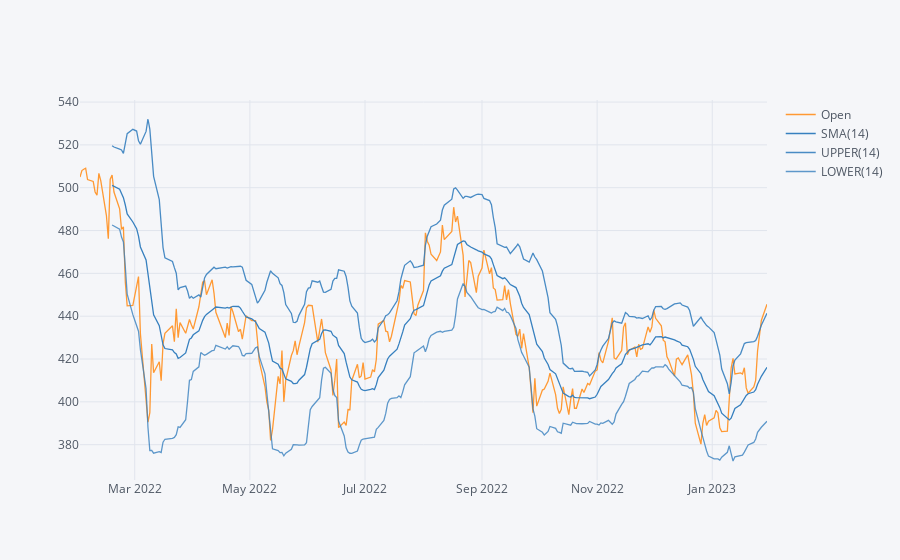

This figure's notebook cell:
### Markdown cell above
The plot will show the stock price with the three moving averages superimposed. Traders and investors can use the plot to help identify trends and make investment decisions. The moving averages can also be used to determine the strength of a trend and provide potential buy or sell signals based on the relationship between the stock price and the moving averages.

### Code cell
df[['Open']].loc['2022-01-30':'2023-01-30'].ta_plot(study='boll')

### Figure 1 — Plotly figure (JSON) as saved in the notebook; plotly's stock layout.template omitted (floating-point values rounded to 4 significant figures; data arrays with more than 128 entries replaced by an {"elided": "..."} marker saying what was removed)
{"data": [{"line": {"color": "rgba(255, 153, 51, 1.0)", "dash": "solid", "shape": "linear", "width": 1.3}, "mode": "lines", "name": "Open", "text": "", "type": "scatter", "x": {"elided": "249 str values"}, "y": {"elided": "249 float values"}}, {"line": {"color": "rgba(55, 128, 191, 1.0)", "dash": "solid", "shape": "linear", "width": 1.3}, "mode": "lines", "name": "SMA(14)", "text": "", "type": "scatter", "x": {"elided": "249 str values"}, "y": {"elided": "249 mixed values"}}, {"line": {"color": "rgba(55, 128, 191, 0.8999999999999999)", "dash": "solid", "shape": "linear", "width": 1.3}, "mode": "lines", "name": "UPPER(14)", "text": "", "type": "scatter", "x": {"elided": "249 str values"}, "y": {"elided": "249 mixed values"}}, {"line": {"color": "rgba(55, 128, 191, 0.7999999999999998)", "dash": "solid", "shape": "linear", "width": 1.3}, "mode": "lines", "name": "LOWER(14)", "text": "", "type": "scatter", "x": {"elided": "249 str values"}, "y": {"elided": "249 mixed values"}}], "layout": {"legend": {"bgcolor": "#F5F6F9", "font": {"color": "#4D5663"}}, "paper_bgcolor": "#F5F6F9", "plot_bgcolor": "#F5F6F9", "title": {"font": {"color": "#4D5663"}}, "xaxis": {"gridcolor": "#E1E5ED", "showgrid": true, "tickfont": {"color": "#4D5663"}, "title": {"font": {"color": "#4D5663"}, "text": ""}, "zerolinecolor": "#E1E5ED"}, "yaxis": {"gridcolor": "#E1E5ED", "showgrid": true, "tickfont": {"color": "#4D5663"}, "title": {"font": {"color": "#4D5663"}, "text": ""}, "zerolinecolor": "#E1E5ED"}}}
